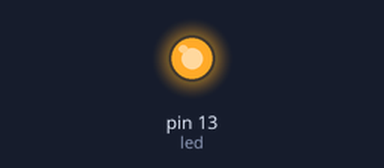
A sketch run on a simulated Arduino Mega 2560, built with avr-gcc and run on an emulated ATmega2560. Shown: output pins drawn as LEDs (lit = HIGH).

Above: at 0.2 s.
At 12.7 s:
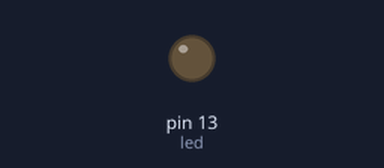
Timing chart, 0 to 18.2 s (numbered marks = the images above):
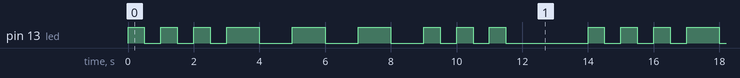

Measured:
- by itself, pin 13 (led): repeats every 14.0 s: 2 × (LOW 0.50 s, HIGH 0.50 s), LOW 0.50 s, 3 × (HIGH 1.0 s, LOW 1.0 s), 2 × (HIGH 0.50 s, LOW 0.50 s), HIGH 0.50 s, LOW 2.5 s, HIGH 0.50 s
- by itself, everything shown: repeats every 14.0 s, in 18 steps

The sketch:

blinkModified_lab3.ino
```cpp
/*
  Modified Blink Program
  Frank Olson
  V.1
  20 February 2014
  Arduino Mega 2560 R3
*/

// Assign Led to Pin 13
int led = 13;

// Setup Function
void setup() {
  // initialize the digital pin 13 as output.
  pinMode(led, OUTPUT);
}

// Loop Function
void loop() {
  // SOS signal
  signalFast( 3 );
  signalSlow( 3 );
  signalFast( 3 );
  delay(2000);
}

// Fast Blinking
void signalFast( int reps ) {
  // Using the for loop to blink 'reps' amount of times
  for( int i=0; i<reps; i++ ) {
    digitalWrite(led, HIGH);   // turn the LED on (HIGH is the voltage level)
    delay(500);
    digitalWrite(led, LOW);   // turn the LED off (LOW is the voltage level)
    delay(500);
  }
}

// Slow Blinking
void signalSlow( int reps ) {
  // Using the for loop to blink 'reps' amount of times
  for( int i=0; i<reps; i++ ) {
    digitalWrite(led, HIGH);   // turn the LED on (HIGH is the voltage level)
    delay(1000);
    digitalWrite(led, LOW);   // turn the LED off (LOW is the voltage level)
    delay(1000);
  }
}
```
